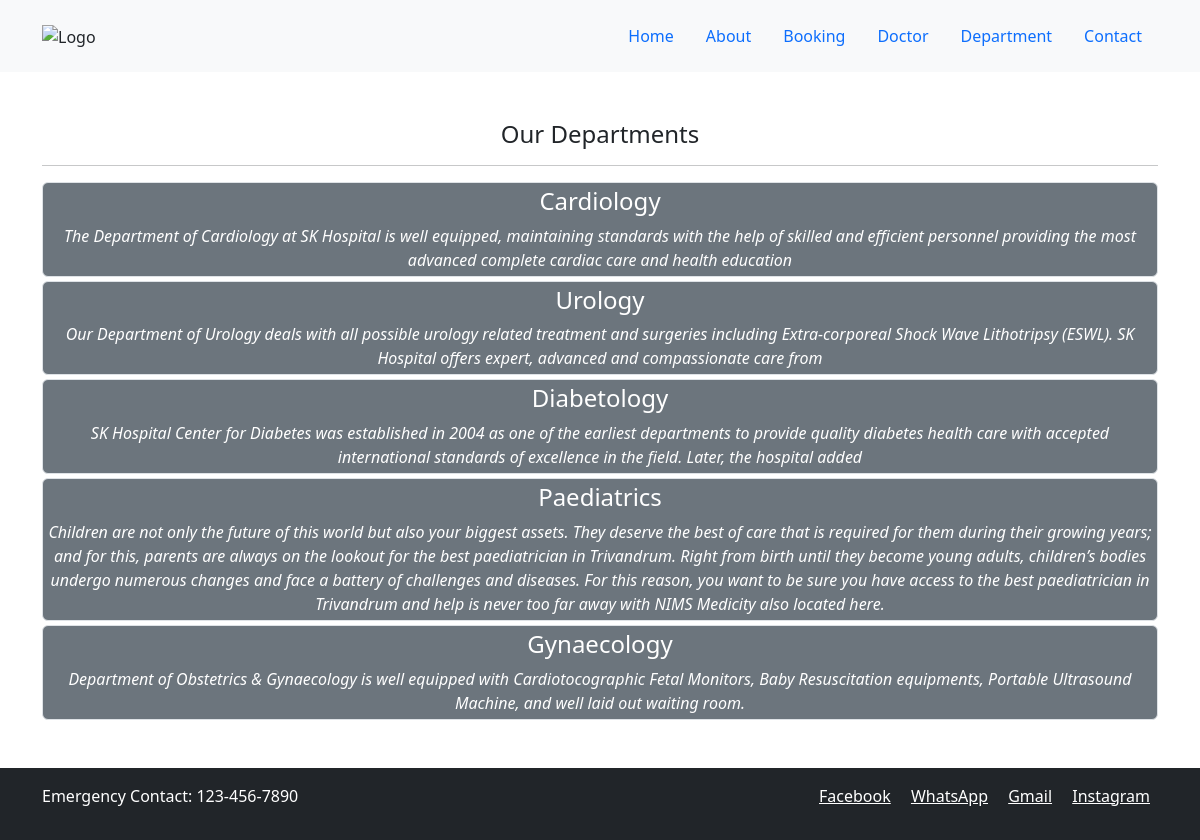
The app's page /depart/ with its own data.
### mysite/models.py (models this page shows, shortened)
class department(models.Model):
    departmentname = models.CharField(max_length=80, null=False)
    about = models.TextField(null=False)

### mysite/views.py (the view)
# urls.py: path('depart/',views.depart,name='depart'),
def depart(request):
    try:
        departments = department.objects.all()
        context = {'departments': departments}
    except department.DoesNotExist:
        context = {'departments': None}
    return render(request, 'department.html', context)

### mysite/templates/department.html (shortened to what this page needs)
{% extends 'base.html' %}
{% block content %}
<!doctype html>
<html lang="en">
<head>
    <link href="/static/css/bootstrap.css" rel="stylesheet" type="text/css" />
</head>
<body>
    <div id="dept">
        <h4 class="text-center">Our Departments</h4>
        <hr>
        {% if departments %}
            {% for department in departments %}
                <div class="mx-auto w-80 bg-secondary text-center text-white p-1 my-1 border rounded">
                    <h4>{{ department.departmentname }}</h4>
                    <i>{{ department.about }}</i>
                </div>
            {% endfor %}
        {% else %}
            <p>No departments available.</p>
        {% endif %}
    </div>
</body>
</html>
{% endblock %}

### records on screen
department: departmentname "Cardiology", about "The Department of Cardiology at SK Hospital is well equipped, maintaining standards with the help of skilled and efficient personnel providing the most advanced complete cardiac care and health education"
department: departmentname "Urology", about "Our Department of Urology deals with all possible urology related treatment and surgeries including Extra-corporeal Shock Wave Lithotripsy (ESWL). SK Hospital offers expert, advanced and compassionate care from"
department: departmentname "Diabetology", about "SK Hospital Center for Diabetes was established in 2004 as one of the earliest departments to provide quality diabetes health care with accepted international standards of excellence in the field. Later, the hospital added"
department: departmentname "Paediatrics", about "Children are not only the future of this world but also your biggest assets. They deserve the best of care that is required for them during their growing years; and for this, parents are always on the lookout for the best paediatrician in Trivandrum. Right from birth until they become young adults, children’s bodies undergo numerous changes and face a battery of challenges and diseases. For this reason, you want to be sure you have access to the best paediatrician in Trivandrum and help is never too far away with NIMS Medicity also located here."
department: departmentname "Gynaecology", about "Department of Obstetrics & Gynaecology is well equipped with Cardiotocographic Fetal Monitors, Baby Resuscitation equipments, Portable Ultrasound Machine, and well laid out waiting room."
